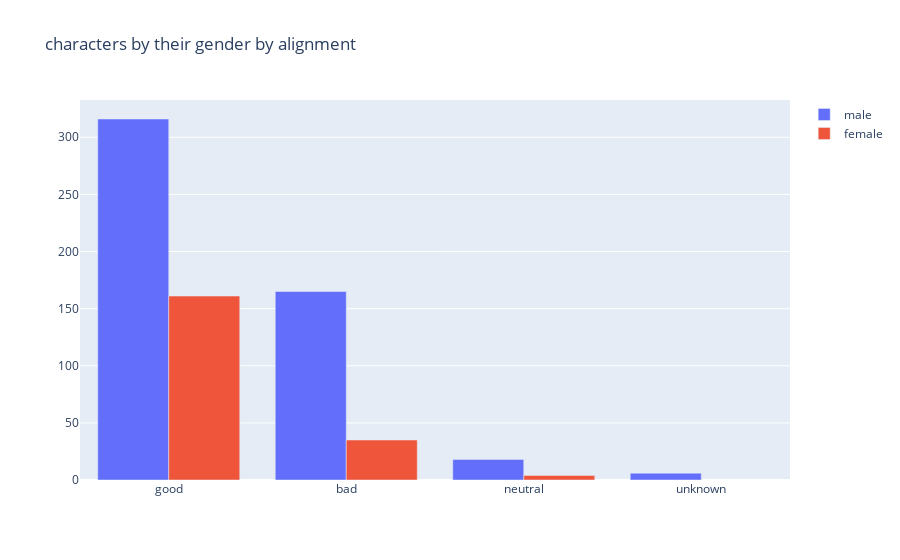

This figure's notebook cell:
### Code cell
trace_m = go.Bar(
    x=male_df['Alignment'].value_counts().index,
    y=male_df['Alignment'].value_counts().values,
    name="male"
)

trace_f = go.Bar(
    x=female_df['Alignment'].value_counts().index,
    y=female_df['Alignment'].value_counts().values,
    name="female"    
)

data_obj = [trace_m, trace_f]

layout = go.Layout(
    title="characters by their gender by alignment",
    barmode='group'
)

fig = go.Figure(data=data_obj, layout=layout)
py.iplot(fig, filename='gender by alignment')

### Figure 1 — Plotly figure (JSON) as saved in the notebook; plotly's stock layout.template omitted (floating-point values rounded to 4 significant figures)
{"data": [{"name": "male", "type": "bar", "x": ["good", "bad", "neutral", "unknown"], "y": [316, 165, 18, 6]}, {"name": "female", "type": "bar", "x": ["good", "bad", "neutral"], "y": [161, 35, 4]}], "layout": {"barmode": "group", "title": {"text": "characters by their gender by alignment"}}}
